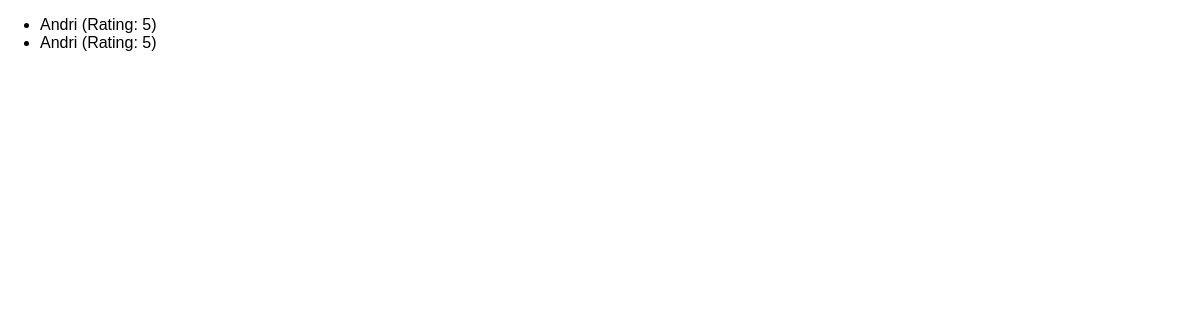
/all-reviews, run on an earlier commit of the app's database.
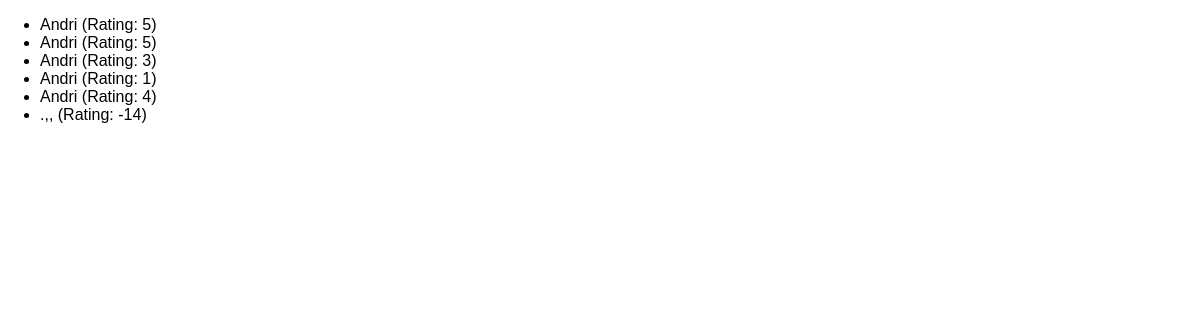
And on a later commit of the database.
### reviews/models.py (models this page shows, shortened)
class Review(models.Model):
    user_name = models.CharField(max_length=100)
    review_text = models.TextField()
    rating = models.IntegerField()

### reviews/views.py (the view)
# urls.py: path("all-reviews", views.AllReviews.as_view()),
class AllReviews(ListView):
    template_name = "reviews/review_list.html"
    model = Review
    context_object_name = "reviews"

### reviews/templates/reviews/review_list.html (shortened to what this page needs)
{%extends "reviews/base.html"%}
{%block content%}
<div>
    <ul>
        {%for review in reviews%}
        <li> {{review.user_name}} (Rating: {{review.rating}})</li>
        {%endfor%}
    </ul>
</div>
{%endblock%}

### reviews/templates/reviews/base.html (shortened to what this page needs)
{%load static%}
<!DOCTYPE html>
<html lang="en">
<head>
    <link rel="stylesheet" href="{% static "reviews/styles.css" %}">
</head>
<body>
    {%block content%}
    {%endblock%}
</body>
</html>

### reviews/static/reviews/styles.css (style rules this page uses)
body { font-family: sans-serif; margin: 0; }

What changed in the data, as far as the page shows it:
added Review: user_name "Andri", rating "3"
added Review: user_name "Andri", rating "1"
added Review: user_name "Andri", rating "4"
added Review: user_name ".,,", rating "-14"
